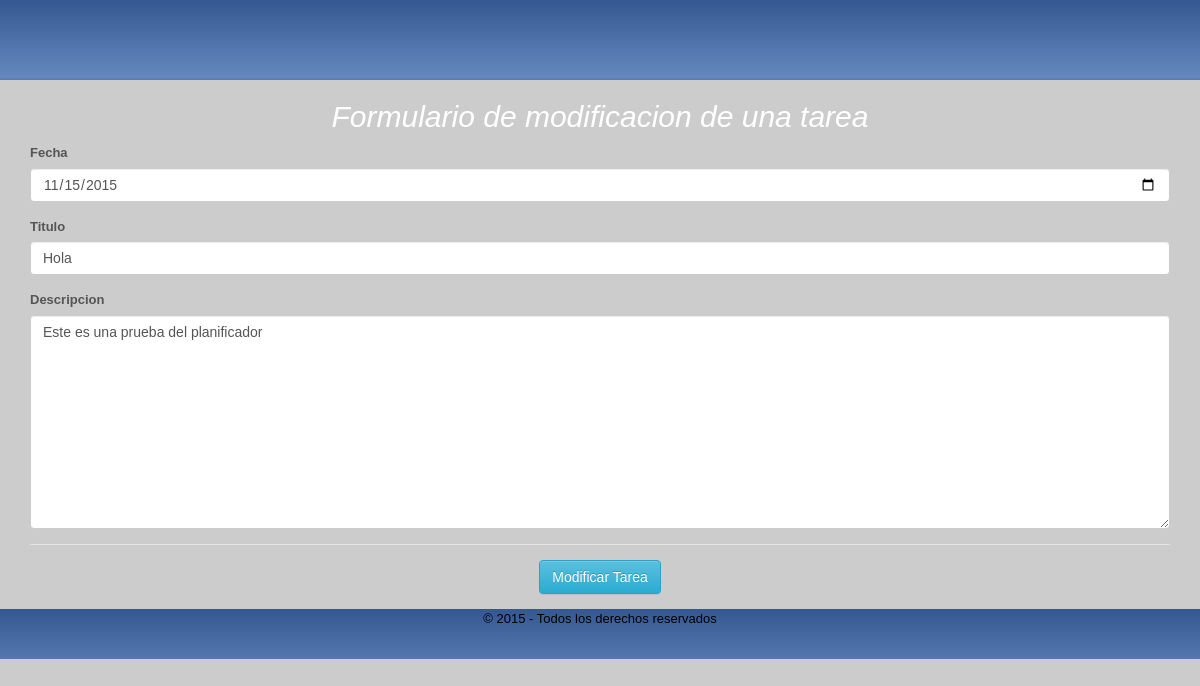
/form_editar_tarea.php?tra_id=1, run on an earlier commit of the app's database.
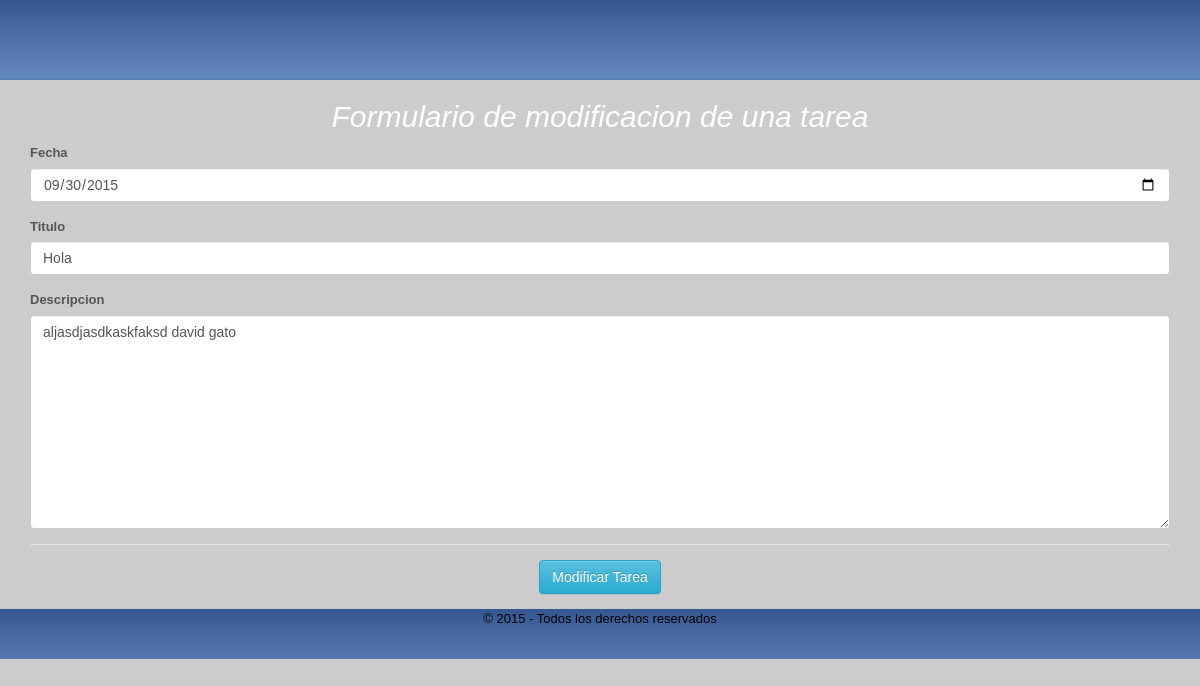
And on a later commit of the database.
### tables this page shows
CREATE TABLE IF NOT EXISTS `tarea` (
  `tra_id` int(11) NOT NULL AUTO_INCREMENT,
  `tra_titulo` varchar(45) NOT NULL,
  `tra_descripcion` varchar(500) NOT NULL,
  `tra_fecha` date NOT NULL,
  `tra_fecha_fin` date NOT NULL,
  `tra_estado` tinyint(4) DEFAULT NULL,
  `usr_id` int(11) DEFAULT NULL,
  `tra_compartida` tinyint(4) DEFAULT NULL,
  PRIMARY KEY (`tra_id`)
);

### Class/Planificador.php (called while the page is built, shortened)
<?php
class Planificador
{
    public function detalleTarea(){
        @$tra_id = $_GET['tra_id'];
        try {
            $link = Conexion::conectar();
            $sql = "SELECT tra_id, tra_titulo, tra_descripcion, tra_fecha_fin
                    FROM tarea
                    WHERE tra_id = :tra_id";
            $stmt = $link->prepare($sql);
            $stmt->bindParam(":tra_id",$tra_id,PDO::PARAM_INT);
            $stmt->execute();
            return $stmt->fetch(PDO::FETCH_ASSOC);
        } catch (Exception $e) {
            echo "No se puede conectar a la base de datos, por favor verifique los datos ingresados ", $e;
        }
    }
}

### form_editar_tarea.php (the view, shortened to what this page needs)
<?php
require "Class/Planificador.php";
$titulo = "Formulario de modificacion de una tarea";
$tareaDetalle = new Planificador();
$fila_tarea = $tareaDetalle->detalleTarea();
include 'plantillas/cabecera.php';
?>
	<div class="container">
		<h2 class="centrado"><?php echo $titulo; ?></h2>
		<form action="editar_tarea.php" role="form" method="POST">
			<div class = "form-group">
				<label for="date">Fecha</label>
				<input type="date" id = "tra_fecha_fin" name = "tra_fecha_fin" class = "form-control" value="<?php echo $fila_tarea['tra_fecha_fin']?>">
			</div>
			<div class="form-group">
				<label for="title">Titulo</label>
				<input type="text" name = "tra_titulo" id = "tra_titulo" class="form-control" placeholder="Ingrese el titulo de la tarea" value="<?php echo $fila_tarea['tra_titulo'];?>">
			</div>
			<div class="form-group">
				<label for="description">Descripcion</label>
				<textarea class="form-control"  name="tra_descripcion" id="tra_description" cols="30" rows="10"><?php echo $fila_tarea['tra_descripcion'];?></textarea>
			</div>
			<div class="modal-footer">
				<button class="btn btn-info center-block">Modificar Tarea</button>
			</div>
		</form>
	</div>
<?php include 'plantillas/pie.php'; ?>

### plantillas/cabecera.php (shortened to what this page needs)
<!doctype html>
 <html class="no-js" lang="">
<head>
    <link rel="stylesheet" href="css/bootstrap.min.css">
    <link rel="stylesheet" href="css/bootstrap-theme.min.css">
    <link rel="stylesheet" href="css/estilos.css">
    <link rel="stylesheet" href="css/main.css">
</head>
<body>
<header id="top">
</header>

### plantillas/pie.php (shortened to what this page needs)
<footer id="footer-main">
    &copy; <?php echo date("Y"); ?> - Todos los derechos reservados
</footer>
</body>
</html>

### css/estilos.css (style rules this page uses)
* { margin: 0px;padding: 0px; border:none; }
body { font-family:"Ubuntu Mono", "Myriad Pro", "Trebuchet MS", Arial, sans-serif; font-size: 13px; color: #555; line-height: 1.5; background: #ccc; }
h2 { font-family: Arial; text-align: left; font-style: italic; color: #fff; }
#top { width:100%; height:80px; background-image:url(../img/top-bg.png); text-align: center; margin: auto; }

### css/main.css (style rules this page uses)
.centrado { text-align: center; }
#footer-main { background-image:url(../img/top-bg.png); bottom: 0; clear: both; color: #000; height: 50px; left: 0; position: relative; text-align: center; width: 100%; }

What changed in the data, as far as the page shows it:
changed tarea "Hola": tra_fecha_fin "11/15/2015" → "09/30/2015"; tra_descripcion "Este es una prueba del planificador" → "aljasdjasdkaskfaksd david gato"
